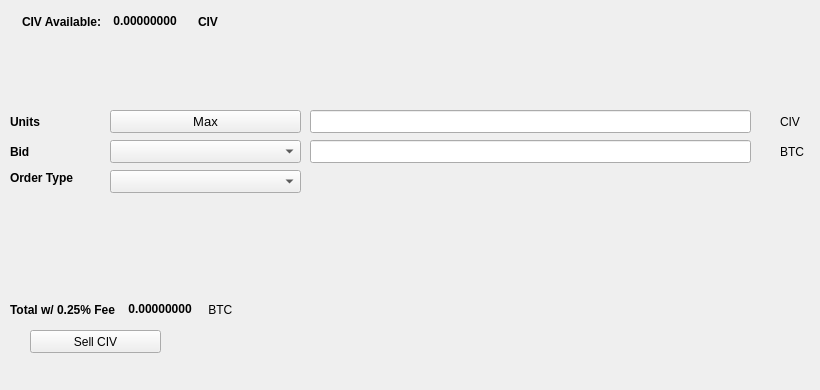
   <widget class="QWidget" name="SellTab">
    <attribute name="title">
     <string>Sell</string>
    </attribute>
    <widget class="QLabel" name="label_16">
     <property name="geometry">
      <rect>
       <x>780</x>
       <y>140</y>
       <width>31</width>
       <height>23</height>
      </rect>
     </property>
     <property name="text">
      <string>BTC</string>
     </property>
    </widget>
    <widget class="QComboBox" name="SellBidcomboBox">
     <property name="geometry">
      <rect>
       <x>110</x>
       <y>140</y>
       <width>191</width>
       <height>23</height>
      </rect>
     </property>
     <property name="font">
      <font>
       <pointsize>10</pointsize>
      </font>
     </property>
    </widget>
    <widget class="QLabel" name="label_18">
     <property name="geometry">
      <rect>
       <x>10</x>
       <y>110</y>
       <width>46</width>
       <height>23</height>
      </rect>
     </property>
     <property name="font">
      <font>
       <weight>75</weight>
       <bold>true</bold>
      </font>
     </property>
     <property name="text">
      <string>Units</string>
     </property>
    </widget>
    <widget class="QPushButton" name="Sell_Max_Amount">
     <property name="geometry">
      <rect>
       <x>110</x>
       <y>110</y>
       <width>191</width>
       <height>23</height>
      </rect>
     </property>
     <property name="font">
      <font>
       <pointsize>10</pointsize>
      </font>
     </property>
     <property name="text">
      <string>Max</string>
     </property>
    </widget>
    <widget class="QLabel" name="label_20">
     <property name="geometry">
      <rect>
       <x>10</x>
       <y>170</y>
       <width>91</width>
       <height>16</height>
      </rect>
     </property>
     <property name="font">
      <font>
       <weight>75</weight>
       <bold>true</bold>
      </font>
     </property>
     <property name="text">
      <string>Order Type</string>
     </property>
    </widget>
    <widget class="QComboBox" name="SellOrdertypeCombo">
     <property name="geometry">
      <rect>
       <x>110</x>
       <y>170</y>
       <width>191</width>
       <height>23</height>
      </rect>
     </property>
     <property name="font">
      <font>
       <pointsize>10</pointsize>
      </font>
     </property>
    </widget>
    <widget class="QLabel" name="label_21">
     <property name="geometry">
      <rect>
       <x>10</x>
       <y>140</y>
       <width>46</width>
       <height>23</height>
      </rect>
     </property>
     <property name="font">
      <font>
       <weight>75</weight>
       <bold>true</bold>
      </font>
     </property>
     <property name="text">
      <string>Bid</string>
     </property>
    </widget>
    <widget class="QLabel" name="label_22">
     <property name="geometry">
      <rect>
       <x>780</x>
       <y>110</y>
       <width>31</width>
       <height>23</height>
      </rect>
     </property>
     <property name="text">
      <string>CIV</string>
     </property>
    </widget>
    <widget class="QLineEdit" name="UnitsInputCIV">
     <property name="geometry">
      <rect>
       <x>310</x>
       <y>110</y>
       <width>441</width>
       <height>23</height>
      </rect>
     </property>
     <property name="font">
      <font>
       <pointsize>9</pointsize>
       <weight>75</weight>
       <bold>true</bold>
      </font>
     </property>
    </widget>
    <widget class="QLineEdit" name="SellBidPriceEdit">
     <property name="geometry">
      <rect>
       <x>310</x>
       <y>140</y>
       <width>441</width>
       <height>23</height>
      </rect>
     </property>
     <property name="font">
      <font>
       <pointsize>9</pointsize>
       <weight>75</weight>
       <bold>true</bold>
      </font>
     </property>
    </widget>
    <widget class="QPushButton" name="SellCIVBTN">
     <property name="geometry">
      <rect>
       <x>30</x>
       <y>330</y>
       <width>131</width>
       <height>23</height>
      </rect>
     </property>
     <property name="text">
      <string>Sell CIV</string>
     </property>
     <property name="icon">
      <iconset resource="../civitas">
       <normaloff>:/icons/bitcoin</normaloff>:/icons/bitcoin</iconset>
     </property>
    </widget>
    <widget class="QWidget" name="layoutWidget3">
     <property name="geometry">
      <rect>
       <x>22</x>
       <y>12</y>
       <width>258</width>
       <height>19</height>
      </rect>
     </property>
     <layout class="QHBoxLayout" name="horizontalLayout">
      <item>
       <widget class="QLabel" name="label232_2">
        <property name="font">
         <font>
          <weight>75</weight>
          <bold>true</bold>
         </font>
        </property>
        <property name="text">
         <string>CIV Available:</string>
        </property>
       </widget>
      </item>
      <item>
       <widget class="QLabel" name="CIVAvailableLabel">
        <property name="palette">
         <palette>
          <active>
           <colorrole role="WindowText">
            <brush brushstyle="SolidPattern">
             <color alpha="255">
              <red>0</red>
              <green>0</green>
              <blue>0</blue>
             </color>
            </brush>
           </colorrole>
           <colorrole role="Button">
            <brush brushstyle="SolidPattern">
             <color alpha="255">
              <red>0</red>
              <green>170</green>
              <blue>0</blue>
             </color>
            </brush>
           </colorrole>
           <colorrole role="Light">
            <brush brushstyle="SolidPattern">
             <color alpha="255">
              <red>0</red>
              <green>255</green>
              <blue>0</blue>
             </color>
            </brush>
           </colorrole>
           <colorrole role="Midlight">
            <brush brushstyle="SolidPattern">
             <color alpha="255">
              <red>0</red>
              <green>212</green>
              <blue>0</blue>
             </color>
            </brush>
           </colorrole>
           <colorrole role="Dark">
            <brush brushstyle="SolidPattern">
             <color alpha="255">
              <red>0</red>
              <green>85</green>
              <blue>0</blue>
             </color>
            </brush>
           </colorrole>
           <colorrole role="Mid">
            <brush brushstyle="SolidPattern">
             <color alpha="255">
              <red>0</red>
              <green>113</green>
              <blue>0</blue>
             </color>
            </brush>
           </colorrole>
           <colorrole role="Text">
            <brush brushstyle="SolidPattern">
             <color alpha="255">
              <red>0</red>
              <green>170</green>
              <blue>0</blue>
             </color>
            </brush>
           </colorrole>
           <colorrole role="BrightText">
            <brush brushstyle="SolidPattern">
             <color alpha="255">
              <red>255</red>
              <green>255</green>
              <blue>255</blue>
             </color>
            </brush>
           </colorrole>
           <colorrole role="ButtonText">
            <brush brushstyle="SolidPattern">
             <color alpha="255">
              <red>0</red>
              <green>0</green>
              <blue>0</blue>
             </color>
            </brush>
           </colorrole>
           <colorrole role="Base">
            <brush brushstyle="SolidPattern">
             <color alpha="255">
              <red>255</red>
              <green>255</green>
              <blue>255</blue>
             </color>
            </brush>
           </colorrole>
           <colorrole role="Window">
            <brush brushstyle="SolidPattern">
             <color alpha="255">
              <red>0</red>
              <green>170</green>
              <blue>0</blue>
             </color>
            </brush>
           </colorrole>
           <colorrole role="Shadow">
            <brush brushstyle="SolidPattern">
             <color alpha="255">
              <red>0</red>
              <green>0</green>
              <blue>0</blue>
             </color>
            </brush>
           </colorrole>
           <colorrole role="AlternateBase">
            <brush brushstyle="SolidPattern">
             <color alpha="255">
              <red>127</red>
              <green>212</green>
              <blue>127</blue>
             </color>
            </brush>
           </colorrole>
           <colorrole role="ToolTipBase">
            <brush brushstyle="SolidPattern">
             <color alpha="255">
              <red>255</red>
              <green>255</green>
              <blue>220</blue>
             </color>
            </brush>
           </colorrole>
           <colorrole role="ToolTipText">
            <brush brushstyle="SolidPattern">
             <color alpha="255">
              <red>0</red>
              <green>0</green>
              <blue>0</blue>
             </color>
            </brush>
           </colorrole>
          </active>
          <inactive>
           <colorrole role="WindowText">
            <brush brushstyle="SolidPattern">
             <color alpha="255">
              <red>0</red>
              <green>0</green>
              <blue>0</blue>
             </color>
            </brush>
           </colorrole>
           <colorrole role="Button">
            <brush brushstyle="SolidPattern">
             <color alpha="255">
              <red>0</red>
              <green>170</green>
              <blue>0</blue>
             </color>
            </brush>
           </colorrole>
           <colorrole role="Light">
            <brush brushstyle="SolidPattern">
             <color alpha="255">
              <red>0</red>
              <green>255</green>
              <blue>0</blue>
             </color>
            </brush>
           </colorrole>
           <colorrole role="Midlight">
            <brush brushstyle="SolidPattern">
             <color alpha="255">
              <red>0</red>
              <green>212</green>
              <blue>0</blue>
             </color>
            </brush>
           </colorrole>
           <colorrole role="Dark">
            <brush brushstyle="SolidPattern">
             <color alpha="255">
              <red>0</red>
              <green>85</green>
              <blue>0</blue>
             </color>
            </brush>
           </colorrole>
           <colorrole role="Mid">
            <brush brushstyle="SolidPattern">
             <color alpha="255">
              <red>0</red>
              <green>113</green>
              <blue>0</blue>
             </color>
            </brush>
           </colorrole>
           <colorrole role="Text">
            <brush brushstyle="SolidPattern">
             <color alpha="255">
              <red>0</red>
              <green>170</green>
              <blue>0</blue>
             </color>
            </brush>
           </colorrole>
           <colorrole role="BrightText">
            <brush brushstyle="SolidPattern">
             <color alpha="255">
              <red>255</red>
              <green>255</green>
              <blue>255</blue>
             </color>
            </brush>
           </colorrole>
           <colorrole role="ButtonText">
            <brush brushstyle="SolidPattern">
             <color alpha="255">
              <red>0</red>
              <green>0</green>
              <blue>0</blue>
             </color>
            </brush>
           </colorrole>
           <colorrole role="Base">
            <brush brushstyle="SolidPattern">
             <color alpha="255">
              <red>255</red>
              <green>255</green>
              <blue>255</blue>
             </color>
            </brush>
           </colorrole>
           <colorrole role="Window">
            <brush brushstyle="SolidPattern">
             <color alpha="255">
              <red>0</red>
              <green>170</green>
              <blue>0</blue>
             </color>
            </brush>
           </colorrole>
           <colorrole role="Shadow">
            <brush brushstyle="SolidPattern">
             <color alpha="255">
              <red>0</red>
              <green>0</green>
              <blue>0</blue>
             </color>
            </brush>
           </colorrole>
           <colorrole role="AlternateBase">
            <brush brushstyle="SolidPattern">
             <color alpha="255">
              <red>127</red>
              <green>212</green>
              <blue>127</blue>
             </color>
            </brush>
           </colorrole>
           <colorrole role="ToolTipBase">
            <brush brushstyle="SolidPattern">
             <color alpha="255">
              <red>255</red>
              <green>255</green>
              <blue>220</blue>
             </color>
            </brush>
           </colorrole>
           <colorrole role="ToolTipText">
            <brush brushstyle="SolidPattern">
             <color alpha="255">
              <red>0</red>
              <green>0</green>
              <blue>0</blue>
             </color>
            </brush>
           </colorrole>
          </inactive>
          <disabled>
           <colorrole role="WindowText">
            <brush brushstyle="SolidPattern">
             <color alpha="255">
              <red>0</red>
              <green>85</green>
              <blue>0</blue>
             </color>
            </brush>
           </colorrole>
           <colorrole role="Button">
            <brush brushstyle="SolidPattern">
             <color alpha="255">
              <red>0</red>
              <green>170</green>
              <blue>0</blue>
             </color>
            </brush>
           </colorrole>
           <colorrole role="Light">
            <brush brushstyle="SolidPattern">
             <color alpha="255">
              <red>0</red>
              <green>255</green>
              <blue>0</blue>
             </color>
            </brush>
           </colorrole>
           <colorrole role="Midlight">
            <brush brushstyle="SolidPattern">
             <color alpha="255">
              <red>0</red>
              <green>212</green>
              <blue>0</blue>
             </color>
            </brush>
           </colorrole>
           <colorrole role="Dark">
            <brush brushstyle="SolidPattern">
             <color alpha="255">
              <red>0</red>
              <green>85</green>
              <blue>0</blue>
             </color>
            </brush>
           </colorrole>
           <colorrole role="Mid">
            <brush brushstyle="SolidPattern">
             <color alpha="255">
              <red>0</red>
              <green>113</green>
              <blue>0</blue>
             </color>
            </brush>
           </colorrole>
           <colorrole role="Text">
            <brush brushstyle="SolidPattern">
             <color alpha="255">
              <red>0</red>
              <green>85</green>
              <blue>0</blue>
             </color>
            </brush>
           </colorrole>
           <colorrole role="BrightText">
            <brush brushstyle="SolidPattern">
             <color alpha="255">
              <red>255</red>
              <green>255</green>
              <blue>255</blue>
             </color>
            </brush>
           </colorrole>
           <colorrole role="ButtonText">
            <brush brushstyle="SolidPattern">
             <color alpha="255">
              <red>0</red>
              <green>85</green>
              <blue>0</blue>
             </color>
            </brush>
           </colorrole>
           <colorrole role="Base">
            <brush brushstyle="SolidPattern">
             <color alpha="255">
              <red>0</red>
              <green>170</green>
              <blue>0</blue>
             </color>
            </brush>
           </colorrole>
           <colorrole role="Window">
            <brush brushstyle="SolidPattern">
             <color alpha="255">
              <red>0</red>
              <green>170</green>
              <blue>0</blue>
             </color>
            </brush>
           </colorrole>
           <colorrole role="Shadow">
            <brush brushstyle="SolidPattern">
             <color alpha="255">
              <red>0</red>
              <green>0</green>
              <blue>0</blue>
             </color>
            </brush>
           </colorrole>
           <colorrole role="AlternateBase">
            <brush brushstyle="SolidPattern">
             <color alpha="255">
              <red>0</red>
              <green>170</green>
              <blue>0</blue>
             </color>
            </brush>
           </colorrole>
           <colorrole role="ToolTipBase">
            <brush brushstyle="SolidPattern">
             <color alpha="255">
              <red>255</red>
              <green>255</green>
              <blue>220</blue>
             </color>
            </brush>
           </colorrole>
           <colorrole role="ToolTipText">
            <brush brushstyle="SolidPattern">
             <color alpha="255">
              <red>0</red>
              <green>0</green>
              <blue>0</blue>
             </color>
            </brush>
           </colorrole>
          </disabled>
         </palette>
        </property>
        <property name="font">
         <font>
          <weight>75</weight>
          <bold>true</bold>
         </font>
        </property>
        <property name="text">
         <string> 0.00000000 </string>
        </property>
        <property name="textInteractionFlags">
         <set>Qt::LinksAccessibleByMouse|Qt::TextSelectableByKeyboard|Qt::TextSelectableByMouse</set>
        </property>
       </widget>
      </item>
      <item>
       <widget class="QLabel" name="labelCIV">
        <property name="font">
         <font>
          <weight>75</weight>
          <bold>true</bold>
         </font>
        </property>
        <property name="text">
         <string>CIV</string>
        </property>
       </widget>
      </item>
     </layout>
    </widget>
    <widget class="QWidget" name="layoutWidget">
     <property name="geometry">
      <rect>
       <x>10</x>
       <y>300</y>
       <width>268</width>
       <height>19</height>
      </rect>
     </property>
     <layout class="QHBoxLayout" name="horizontalLayout_2">
      <item>
       <widget class="QLabel" name="label_19">
        <property name="font">
         <font>
          <weight>75</weight>
          <bold>true</bold>
         </font>
        </property>
        <property name="text">
         <string>Total w/ 0.25% Fee </string>
        </property>
       </widget>
      </item>
      <item>
       <widget class="QLabel" name="SellCostLabel">
        <property name="palette">
         <palette>
          <active>
           <colorrole role="WindowText">
            <brush brushstyle="SolidPattern">
             <color alpha="255">
              <red>0</red>
              <green>0</green>
              <blue>0</blue>
             </color>
            </brush>
           </colorrole>
           <colorrole role="Button">
            <brush brushstyle="SolidPattern">
             <color alpha="255">
              <red>0</red>
              <green>170</green>
              <blue>0</blue>
             </color>
            </brush>
           </colorrole>
           <colorrole role="Light">
            <brush brushstyle="SolidPattern">
             <color alpha="255">
              <red>0</red>
              <green>255</green>
              <blue>0</blue>
             </color>
            </brush>
           </colorrole>
           <colorrole role="Midlight">
            <brush brushstyle="SolidPattern">
             <color alpha="255">
              <red>0</red>
              <green>212</green>
              <blue>0</blue>
             </color>
            </brush>
           </colorrole>
           <colorrole role="Dark">
            <brush brushstyle="SolidPattern">
             <color alpha="255">
              <red>0</red>
              <green>85</green>
              <blue>0</blue>
             </color>
            </brush>
           </colorrole>
           <colorrole role="Mid">
            <brush brushstyle="SolidPattern">
             <color alpha="255">
              <red>0</red>
              <green>113</green>
              <blue>0</blue>
             </color>
            </brush>
           </colorrole>
           <colorrole role="Text">
            <brush brushstyle="SolidPattern">
             <color alpha="255">
              <red>0</red>
              <green>170</green>
              <blue>0</blue>
             </color>
            </brush>
           </colorrole>
           <colorrole role="BrightText">
            <brush brushstyle="SolidPattern">
             <color alpha="255">
              <red>255</red>
              <green>255</green>
              <blue>255</blue>
             </color>
            </brush>
           </colorrole>
           <colorrole role="ButtonText">
            <brush brushstyle="SolidPattern">
             <color alpha="255">
              <red>0</red>
              <green>0</green>
              <blue>0</blue>
             </color>
            </brush>
           </colorrole>
           <colorrole role="Base">
            <brush brushstyle="SolidPattern">
             <color alpha="255">
              <red>255</red>
              <green>255</green>
              <blue>255</blue>
             </color>
            </brush>
           </colorrole>
           <colorrole role="Window">
            <brush brushstyle="SolidPattern">
             <color alpha="255">
              <red>0</red>
              <green>170</green>
              <blue>0</blue>
             </color>
            </brush>
           </colorrole>
           <colorrole role="Shadow">
            <brush brushstyle="SolidPattern">
             <color alpha="255">
              <red>0</red>
              <green>0</green>
              <blue>0</blue>
             </color>
            </brush>
           </colorrole>
           <colorrole role="AlternateBase">
            <brush brushstyle="SolidPattern">
             <color alpha="255">
              <red>127</red>
              <green>212</green>
              <blue>127</blue>
             </color>
            </brush>
           </colorrole>
           <colorrole role="ToolTipBase">
            <brush brushstyle="SolidPattern">
             <color alpha="255">
              <red>255</red>
              <green>255</green>
              <blue>220</blue>
             </color>
            </brush>
           </colorrole>
           <colorrole role="ToolTipText">
            <brush brushstyle="SolidPattern">
             <color alpha="255">
              <red>0</red>
              <green>0</green>
              <blue>0</blue>
             </color>
            </brush>
           </colorrole>
          </active>
          <inactive>
           <colorrole role="WindowText">
            <brush brushstyle="SolidPattern">
             <color alpha="255">
              <red>0</red>
              <green>0</green>
              <blue>0</blue>
             </color>
            </brush>
           </colorrole>
           <colorrole role="Button">
            <brush brushstyle="SolidPattern">
             <color alpha="255">
              <red>0</red>
              <green>170</green>
              <blue>0</blue>
             </color>
            </brush>
           </colorrole>
           <colorrole role="Light">
            <brush brushstyle="SolidPattern">
             <color alpha="255">
              <red>0</red>
              <green>255</green>
              <blue>0</blue>
             </color>
            </brush>
           </colorrole>
           <colorrole role="Midlight">
            <brush brushstyle="SolidPattern">
             <color alpha="255">
              <red>0</red>
              <green>212</green>
              <blue>0</blue>
             </color>
            </brush>
           </colorrole>
           <colorrole role="Dark">
            <brush brushstyle="SolidPattern">
             <color alpha="255">
              <red>0</red>
              <green>85</green>
              <blue>0</blue>
             </color>
            </brush>
           </colorrole>
           <colorrole role="Mid">
            <brush brushstyle="SolidPattern">
             <color alpha="255">
              <red>0</red>
              <green>113</green>
              <blue>0</blue>
             </color>
            </brush>
           </colorrole>
           <colorrole role="Text">
            <brush brushstyle="SolidPattern">
             <color alpha="255">
              <red>0</red>
              <green>170</green>
              <blue>0</blue>
             </color>
            </brush>
           </colorrole>
           <colorrole role="BrightText">
            <brush brushstyle="SolidPattern">
             <color alpha="255">
              <red>255</red>
              <green>255</green>
              <blue>255</blue>
             </color>
            </brush>
           </colorrole>
           <colorrole role="ButtonText">
            <brush brushstyle="SolidPattern">
             <color alpha="255">
              <red>0</red>
              <green>0</green>
              <blue>0</blue>
             </color>
            </brush>
           </colorrole>
           <colorrole role="Base">
            <brush brushstyle="SolidPattern">
             <color alpha="255">
              <red>255</red>
              <green>255</green>
              <blue>255</blue>
             </color>
            </brush>
           </colorrole>
           <colorrole role="Window">
            <brush brushstyle="SolidPattern">
             <color alpha="255">
              <red>0</red>
              <green>170</green>
              <blue>0</blue>
             </color>
            </brush>
           </colorrole>
           <colorrole role="Shadow">
            <brush brushstyle="SolidPattern">
             <color alpha="255">
              <red>0</red>
              <green>0</green>
              <blue>0</blue>
             </color>
            </brush>
           </colorrole>
           <colorrole role="AlternateBase">
            <brush brushstyle="SolidPattern">
             <color alpha="255">
              <red>127</red>
              <green>212</green>
              <blue>127</blue>
             </color>
            </brush>
           </colorrole>
           <colorrole role="ToolTipBase">
            <brush brushstyle="SolidPattern">
             <color alpha="255">
              <red>255</red>
              <green>255</green>
              <blue>220</blue>
             </color>
            </brush>
           </colorrole>
           <colorrole role="ToolTipText">
            <brush brushstyle="SolidPattern">
             <color alpha="255">
              <red>0</red>
              <green>0</green>
              <blue>0</blue>
             </color>
            </brush>
           </colorrole>
          </inactive>
          <disabled>
           <colorrole role="WindowText">
            <brush brushstyle="SolidPattern">
             <color alpha="255">
              <red>0</red>
              <green>85</green>
              <blue>0</blue>
             </color>
            </brush>
           </colorrole>
           <colorrole role="Button">
            <brush brushstyle="SolidPattern">
             <color alpha="255">
              <red>0</red>
              <green>170</green>
              <blue>0</blue>
             </color>
            </brush>
           </colorrole>
           <colorrole role="Light">
            <brush brushstyle="SolidPattern">
             <color alpha="255">
              <red>0</red>
              <green>255</green>
              <blue>0</blue>
             </color>
            </brush>
           </colorrole>
           <colorrole role="Midlight">
            <brush brushstyle="SolidPattern">
             <color alpha="255">
              <red>0</red>
              <green>212</green>
              <blue>0</blue>
             </color>
            </brush>
           </colorrole>
           <colorrole role="Dark">
            <brush brushstyle="SolidPattern">
             <color alpha="255">
              <red>0</red>
              <green>85</green>
              <blue>0</blue>
             </color>
            </brush>
           </colorrole>
           <colorrole role="Mid">
            <brush brushstyle="SolidPattern">
             <color alpha="255">
              <red>0</red>
              <green>113</green>
              <blue>0</blue>
             </color>
            </brush>
           </colorrole>
           <colorrole role="Text">
            <brush brushstyle="SolidPattern">
             <color alpha="255">
              <red>0</red>
              <green>85</green>
              <blue>0</blue>
             </color>
            </brush>
           </colorrole>
           <colorrole role="BrightText">
            <brush brushstyle="SolidPattern">
             <color alpha="255">
              <red>255</red>
              <green>255</green>
              <blue>255</blue>
             </color>
            </brush>
           </colorrole>
           <colorrole role="ButtonText">
            <brush brushstyle="SolidPattern">
             <color alpha="255">
              <red>0</red>
              <green>85</green>
              <blue>0</blue>
             </color>
            </brush>
           </colorrole>
           <colorrole role="Base">
            <brush brushstyle="SolidPattern">
             <color alpha="255">
              <red>0</red>
              <green>170</green>
              <blue>0</blue>
             </color>
            </brush>
           </colorrole>
           <colorrole role="Window">
            <brush brushstyle="SolidPattern">
             <color alpha="255">
              <red>0</red>
              <green>170</green>
              <blue>0</blue>
             </color>
            </brush>
           </colorrole>
           <colorrole role="Shadow">
            <brush brushstyle="SolidPattern">
             <color alpha="255">
              <red>0</red>
              <green>0</green>
              <blue>0</blue>
             </color>
            </brush>
           </colorrole>
           <colorrole role="AlternateBase">
            <brush brushstyle="SolidPattern">
             <color alpha="255">
              <red>0</red>
              <green>170</green>
              <blue>0</blue>
             </color>
            </brush>
           </colorrole>
           <colorrole role="ToolTipBase">
            <brush brushstyle="SolidPattern">
             <color alpha="255">
              <red>255</red>
              <green>255</green>
              <blue>220</blue>
             </color>
            </brush>
           </colorrole>
           <colorrole role="ToolTipText">
            <brush brushstyle="SolidPattern">
             <color alpha="255">
              <red>0</red>
              <green>0</green>
              <blue>0</blue>
             </color>
            </brush>
           </colorrole>
          </disabled>
         </palette>
        </property>
        <property name="font">
         <font>
          <weight>75</weight>
          <bold>true</bold>
         </font>
        </property>
        <property name="autoFillBackground">
         <bool>false</bool>
        </property>
        <property name="text">
         <string> 0.00000000</string>
        </property>
        <property name="textInteractionFlags">
         <set>Qt::LinksAccessibleByMouse|Qt::TextSelectableByMouse</set>
        </property>
       </widget>
      </item>
      <item>
       <widget class="QLabel" name="label_17">
        <property name="font">
         <font>
          <weight>50</weight>
          <bold>false</bold>
         </font>
        </property>
        <property name="text">
         <string> BTC</string>
        </property>
       </widget>
      </item>
     </layout>
    </widget>
    <widget class="QLabel" name="label_23">
     <property name="geometry">
      <rect>
       <x>460</x>
       <y>300</y>
       <width>281</width>
       <height>81</height>
      </rect>
     </property>
     <property name="text">
      <string/>
     </property>
     <property name="pixmap">
      <pixmap>:/images/bittrex</pixmap>
     </property>
    </widget>
   </widget>
